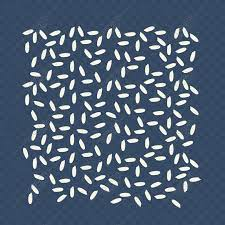
#> input picture countRice/prınc.jpg, 225 x 225 px, found by its file name
$ python main.py
#> lines starting #> are read from the running program, lines starting #| are printed output that depends on the picture; after the words box and inside, x2 and y2 are one past the last pixel; in counts of white or black regions, pixels touching at a corner belong together
import cv2
import numpy as np

image = cv2.imread(r'C:\Users\ahmettakci\PycharmProjects\pythonProject3\prınc.jpg')
#> image is the input picture: shape (225, 225, 3); mean B, G, R 116.6, 96.1, 79.2


gray = cv2.cvtColor(image, cv2.COLOR_BGR2GRAY)
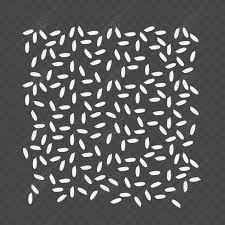
#> gray: shape (225, 225); min 21, max 255, mean 93.3


_, thresholded = cv2.threshold(gray, 120, 255, cv2.THRESH_BINARY)
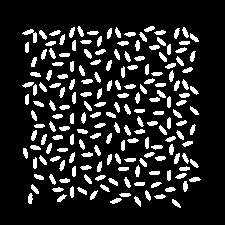
#> thresholded: shape (225, 225); 15% white; 184 white regions, largest, box (x1, y1, x2, y2) and area: (22, 29, 37, 43) 82, (84, 49, 92, 59) 45, (81, 79, 93, 84) 44


kernel = np.ones((5, 5), np.uint8)
morphology_result = cv2.morphologyEx(thresholded, cv2.MORPH_CLOSE, kernel)
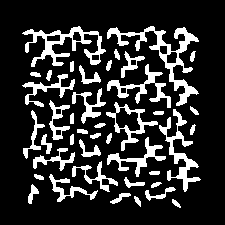
#> morphology_result: shape (225, 225); 18.4% white; 41 white regions, largest, box (x1, y1, x2, y2) and area: (107, 26, 199, 106) 1418, (22, 26, 106, 67) 1092, (159, 109, 201, 192) 871


_, labels, stats, centroids = cv2.connectedComponentsWithStats(morphology_result, connectivity=8)
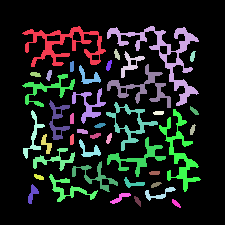
#> labels: shape (225, 225) int32; 42 distinct labels, from 0 to 41; one colour per label, 0 black
#> stats = 42 rows, first 6: [0, 0, 225, 225, 41288], [22, 26, 84, 41, 1092], [107, 26, 92, 80, 1418], [114, 49, 6, 11, 41], [121, 51, 24, 27, 202], [190, 51, 6, 11, 42]; centroids = 42 pairs, first value 32.14 to 193.8, second value 44.65 to 203


num_rice = len(stats) - 1  # İlk etiket arka plan olduğu için çıkarılır
#> num_rice = 41


print("Pirinç sayısı:", num_rice)
#| Pirinç sayısı: 41


cv2.imshow('Original Image', image)
cv2.imshow('Thresholded Image', thresholded)
cv2.imshow('Morphology Result', morphology_result)
cv2.waitKey(0)
cv2.destroyAllWindows()
